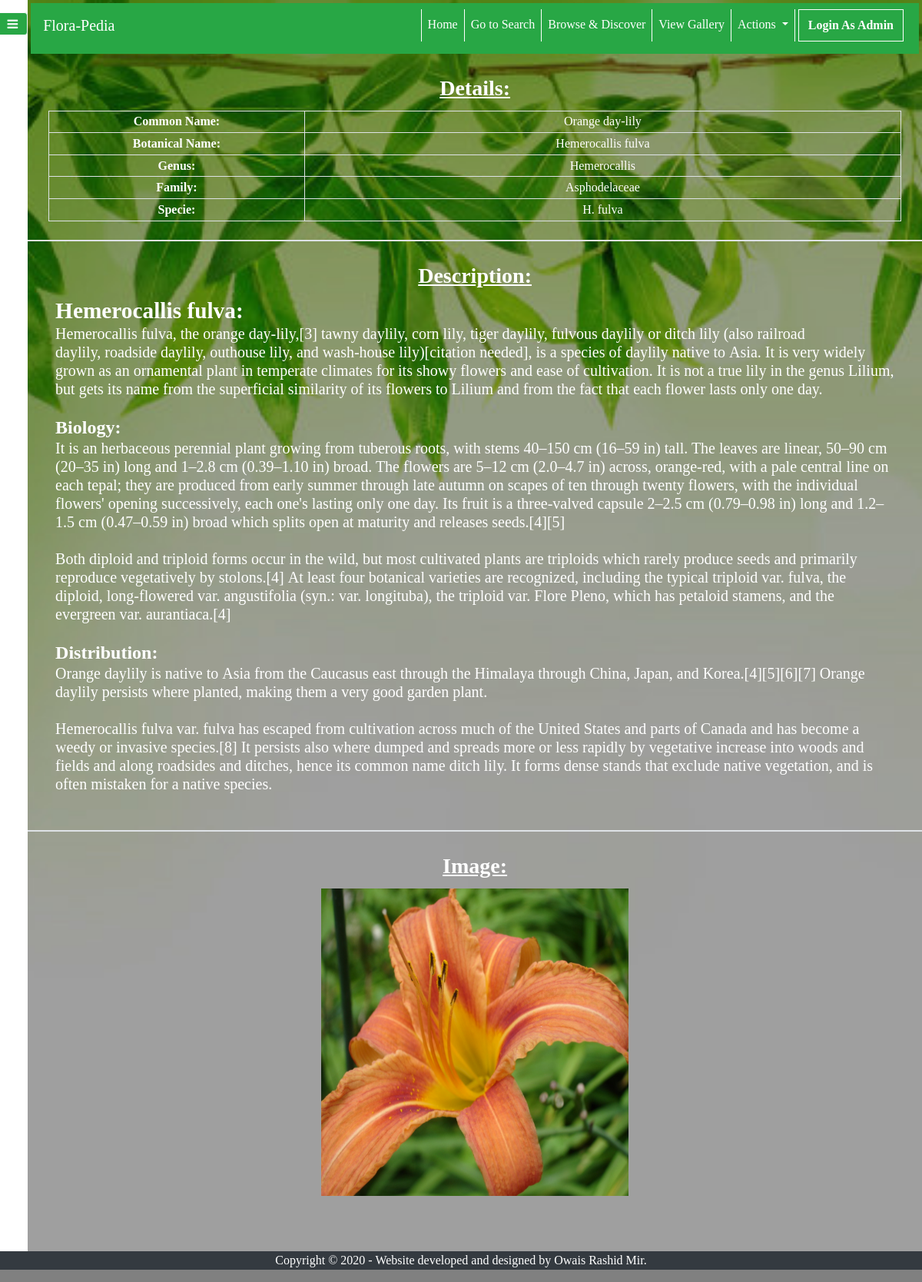
Screenshot of /displayDescriptionUserEnd.php?id=22 with the database file from the repository.
### tables this page shows
CREATE TABLE `plant_detail` (
  `id` int(255) NOT NULL,
  `cname` varchar(255) NOT NULL,
  `bname` varchar(255) NOT NULL,
  `genus` varchar(255) NOT NULL,
  `family` varchar(255) NOT NULL,
  `species` varchar(255) NOT NULL,
  `description` longtext NOT NULL,
  `image` varchar(255) NOT NULL
);

### plantService.php (called while the page is built, shortened)
<?php
    $conn = mysqli_connect("localhost" , "root" , "", "botany_db");
    $sql = "SELECT *FROM plant_detail ORDER BY cname";
    $result = mysqli_query($conn , $sql);
    $json_array = array();
    while($row=mysqli_fetch_assoc($result)){
        $json_array[] = $row;
    }
?>

### displayDescriptionUserEnd.php (the view, shortened to what this page needs)
<?php
    include 'plantService.php';
?>
<!DOCTYPE html>
<html>
<head>
    <link rel="stylesheet" href="https://maxcdn.bootstrapcdn.com/bootstrap/4.5.2/css/bootstrap.min.css">
    <link rel="stylesheet" href="https://cdnjs.cloudflare.com/ajax/libs/font-awesome/4.7.0/css/font-awesome.min.css">
    <link rel="stylesheet" type="text/css" href="styleForSearch.css">
</head>
<body>
    <div class="d-flex toggled" id="wrap">
        <div>
            <button class="btn btn-outline-light bg-success mt-3 sticky-top" id="toggler">
                    <i class="fa fa-bars"> </i>
            </button>
        </div>
        <div class="myHeader">
			<nav class="navbar navbar-expand-lg navbar-dark bg-success pb-3 m-1 sticky-top">
            <a class="navbar-brand" href="index.php">Flora-Pedia</a>
	        <div class="collapse navbar-collapse" id="navbarSupportedContent">
		    <ul class="navbar-nav ml-auto">
                <li class="nav-item active">
                    <a class="nav-link" href="index.php">Home <span class="sr-only">(current)</span></a>
                </li>
                <li class="nav-item">
                    <a class="nav-link text-white" href="search.php">Go to Search</a>
                </li>
                <li class="nav-item">
                    <a class="nav-link text-white" href="browseAndDiscover.php">Browse & Discover</a>
                </li>
                <li class="nav-item">
                    <a class="nav-link text-white" href="viewGallery.html">View Gallery</a>
                </li>
                <li class="nav-item dropdown">
                    <a class="nav-link dropdown-toggle text-white" href="#" id="navbarDropdown" role="button" data-toggle="dropdown" aria-haspopup="true" aria-expanded="false">
                    Actions
                    </a>
                </li>
                <li class="nav-item">
                    <button class="bg-success border border-white font-weight-bold mx-1 px-1"> <a class="nav-link text-white" href="loginAsAdmin.php">Login As Admin</a> </button>
                </li>
            </ul>
        </div>
        </nav>
            <section id="main-form">
                <div class="container text-center text-white pt-4">
                    <u> <h3 class="text-center font-weight-bold pb-1">Details:</h3> </u>
                    <table style="width:100%" class="table text-center text-white table-bordered table-hover table-sm">
                        <tr>
                            <th style="width:30%">Common Name:</th>
                            <td style="width:70%"><?php echo $json_array[$_GET['id']]['cname']; ?> </td>
                        </tr>
                        <tr>
                            <th style="width:30%">Botanical Name:</th>
                            <td style="width:70%"><?php echo $json_array[$_GET['id']]['bname']; ?> </td>
                        </tr>
                        <tr>
                            <th style="width:30%">Genus:</th>
                            <td style="width:70%"><?php echo $json_array[$_GET['id']]['genus']; ?> </td>
                        </tr>
                        <tr>
                            <th style="width:30%">Family:</th>
                            <td style="width:70%"><?php echo $json_array[$_GET['id']]['family']; ?> </td>
                        </tr>
                        <tr>
                            <th style="width:30%">Specie:</th>
                            <td style="width:70%"><?php echo $json_array[$_GET['id']]['species']; ?> </td>
                        </tr>
                    </table>
                </div>
                <hr class="w-35 mx-auto border border-gray mt-4 mb-1">
                <div class="container text-white p-4 h5">
                    <u> <h3 class="text-center font-weight-bold pb-1">Description:</h3> </u>
                    <?php
                        echo nl2br( $json_array[$_GET['id']]['description'] ) , "<br>";
                    ?>
                </div>
                <hr class="w-35 mx-auto border border-gray mt-4 mb-1">
                <div class="container text-white text-center p-4 mb-5">
                    <u> <h3 class="text-center font-weight-bold pb-1">Image:</h3> </u>
                    <a href="uploadedImages/<?php echo $json_array[$_GET['id']]['image']; ?>">
                        <img src="uploadedImages/<?php echo $json_array[$_GET['id']]['image']; ?>" class="responsive" width="400" height="400">
                    </a>
                </div>
            </section>
    </div>
    </div>
    <footer id="footer">
		<p class="text-center bg-dark text-white">Copyright © 2020 - Website developed and designed by Owais Rashid Mir. </p>
	</footer>
</body>
</html>

### styleForSearch.css (style rules this page uses)
* { margin: 0px; padding: 0px; box-sizing: border-box; font-family: tahoma; }
.myHeader { width: 100%; min-width: 0px; }
.navbar-nav>li { border-left: 1px solid white; }
.myHeader { background-image: url("images/homepageBg.jpg"); background-size: cover; background-attachment: fixed; }
* { box-sizing: border-box; }

### displayDescriptionUserEnd.php (style rules this page uses)
html, body { height: 100%; width: 100%; margin: 0; display: table; }
footer { background-color: grey; display: table-row; height: 0; }
.responsive { width: 100%; max-width: 400px; }

### rows the page displays
plant_detail: cname "Orange day-lily", bname "Hemerocallis fulva", genus "Hemerocallis", family "Asphodelaceae", species "H. fulva", description "Hemerocallis fulva: Hemerocallis fulva, the orange day-lily,[3] tawny daylily, corn lily, tiger daylily, fulvous daylily or ditch lily (also railroad daylily, roadside daylily, outhouse lily, and wash-house lily)[citation needed], is a species of daylily native to Asia. It is very widely grown as an ornamental plant in temperate climates for its showy flowers and ease of cultivation. It is not a true lily in the genus Lilium, but gets its name from the superficial similarity of its flowers to Lilium and from the fact that each flower lasts only one day. Biology: It is an herbaceous perennial plant growing from tuberous roots, with stems 40–150 cm (16–59 in) tall. The leaves are linear,…", image (picture)
